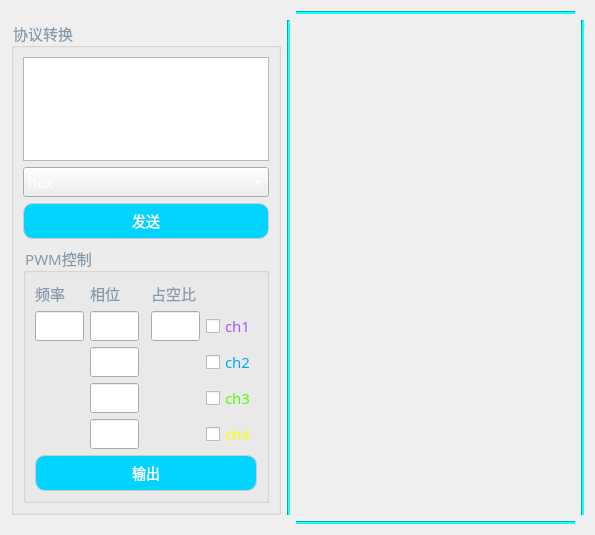
      <widget class="QWidget" name="serial_debug__tab">
       <attribute name="title">
        <string>串口调试助手</string>
       </attribute>
       <layout class="QGridLayout" name="gridLayout_16">
        <item row="0" column="1">
         <layout class="QGridLayout" name="gridLayout_15" columnstretch="1,0,4,0">
          <item row="1" column="0">
           <widget class="QGroupBox" name="groupBox_4">
            <property name="sizePolicy">
             <sizepolicy hsizetype="Expanding" vsizetype="Expanding">
              <horstretch>0</horstretch>
              <verstretch>0</verstretch>
             </sizepolicy>
            </property>
            <property name="font">
             <font>
              <family>宋体</family>
              <pointsize>11</pointsize>
             </font>
            </property>
            <property name="styleSheet">
             <string notr="true">color: #8899aa;</string>
            </property>
            <property name="title">
             <string>协议转换</string>
            </property>
            <layout class="QGridLayout" name="gridLayout_18">
             <item row="1" column="0">
              <widget class="QGroupBox" name="groupBox_5">
               <property name="sizePolicy">
                <sizepolicy hsizetype="Expanding" vsizetype="Expanding">
                 <horstretch>0</horstretch>
                 <verstretch>0</verstretch>
                </sizepolicy>
               </property>
               <property name="font">
                <font>
                 <family>微软雅黑</family>
                 <pointsize>11</pointsize>
                </font>
               </property>
               <property name="title">
                <string>PWM控制</string>
               </property>
               <layout class="QGridLayout" name="gridLayout_20">
                <item row="0" column="0">
                 <layout class="QGridLayout" name="gridLayout_19" rowstretch="0,0,0,0,0,0,0" columnstretch="1,1,0,1,1">
                  <item row="2" column="1">
                   <widget class="QLineEdit" name="ch1_pha_edit">
                    <property name="sizePolicy">
                     <sizepolicy hsizetype="Expanding" vsizetype="Expanding">
                      <horstretch>0</horstretch>
                      <verstretch>0</verstretch>
                     </sizepolicy>
                    </property>
                    <property name="font">
                     <font>
                      <family>微软雅黑</family>
                      <pointsize>11</pointsize>
                     </font>
                    </property>
                    <property name="styleSheet">
                     <string notr="true">color:rgb(255, 255, 255)</string>
                    </property>
                   </widget>
                  </item>
                  <item row="5" column="4">
                   <widget class="QCheckBox" name="ch4_check">
                    <property name="sizePolicy">
                     <sizepolicy hsizetype="Expanding" vsizetype="Expanding">
                      <horstretch>0</horstretch>
                      <verstretch>0</verstretch>
                     </sizepolicy>
                    </property>
                    <property name="font">
                     <font>
                      <family>微软雅黑</family>
                      <pointsize>11</pointsize>
                     </font>
                    </property>
                    <property name="styleSheet">
                     <string notr="true">color: rgb(255, 255, 0)</string>
                    </property>
                    <property name="text">
                     <string>ch4</string>
                    </property>
                    <property name="checked">
                     <bool>false</bool>
                    </property>
                   </widget>
                  </item>
                  <item row="2" column="3">
                   <widget class="QLineEdit" name="duty_edit">
                    <property name="sizePolicy">
                     <sizepolicy hsizetype="Expanding" vsizetype="Expanding">
                      <horstretch>0</horstretch>
                      <verstretch>0</verstretch>
                     </sizepolicy>
                    </property>
                    <property name="font">
                     <font>
                      <family>微软雅黑</family>
                      <pointsize>11</pointsize>
                     </font>
                    </property>
                    <property name="styleSheet">
                     <string notr="true">color:rgb(255, 255, 255)</string>
                    </property>
                   </widget>
                  </item>
                  <item row="4" column="1">
                   <widget class="QLineEdit" name="ch3_pha_edit">
                    <property name="sizePolicy">
                     <sizepolicy hsizetype="Expanding" vsizetype="Expanding">
                      <horstretch>0</horstretch>
                      <verstretch>0</verstretch>
                     </sizepolicy>
                    </property>
                    <property name="font">
                     <font>
                      <family>微软雅黑</family>
                      <pointsize>11</pointsize>
                     </font>
                    </property>
                    <property name="styleSheet">
                     <string notr="true">color:rgb(255, 255, 255)</string>
                    </property>
                   </widget>
                  </item>
                  <item row="2" column="4">
                   <widget class="QCheckBox" name="ch1_check">
                    <property name="sizePolicy">
                     <sizepolicy hsizetype="Expanding" vsizetype="Expanding">
                      <horstretch>0</horstretch>
                      <verstretch>0</verstretch>
                     </sizepolicy>
                    </property>
                    <property name="font">
                     <font>
                      <family>微软雅黑</family>
                      <pointsize>11</pointsize>
                     </font>
                    </property>
                    <property name="styleSheet">
                     <string notr="true">color: rgb(170, 85, 255)
</string>
                    </property>
                    <property name="text">
                     <string>ch1</string>
                    </property>
                    <property name="checked">
                     <bool>false</bool>
                    </property>
                    <property name="tristate">
                     <bool>false</bool>
                    </property>
                   </widget>
                  </item>
                  <item row="3" column="1">
                   <widget class="QLineEdit" name="ch2_pha_edit">
                    <property name="sizePolicy">
                     <sizepolicy hsizetype="Expanding" vsizetype="Expanding">
                      <horstretch>0</horstretch>
                      <verstretch>0</verstretch>
                     </sizepolicy>
                    </property>
                    <property name="font">
                     <font>
                      <family>微软雅黑</family>
                      <pointsize>11</pointsize>
                     </font>
                    </property>
                    <property name="styleSheet">
                     <string notr="true">color:rgb(255, 255, 255)</string>
                    </property>
                   </widget>
                  </item>
                  <item row="3" column="0" rowspan="3">
                   <spacer name="verticalSpacer_3">
                    <property name="orientation">
                     <enum>Qt::Vertical</enum>
                    </property>
                    <property name="sizeHint" stdset="0">
                     <size>
                      <width>20</width>
                      <height>40</height>
                     </size>
                    </property>
                   </spacer>
                  </item>
                  <item row="6" column="0" colspan="5">
                   <widget class="QPushButton" name="output_btn">
                    <property name="sizePolicy">
                     <sizepolicy hsizetype="Expanding" vsizetype="Expanding">
                      <horstretch>0</horstretch>
                      <verstretch>0</verstretch>
                     </sizepolicy>
                    </property>
                    <property name="styleSheet">
                     <string notr="true">QPushButton {
    /* 正常状态 */
    background-color: #00D4FF; /* 浅灰背景 */
    color: #ffffff; /* 深灰文字 */
    border: 1px solid #cccccc;
    border-radius: 10px;
    padding: 6px 12px;
    font-size: 14px;
}


QPushButton:pressed {
    /* 按压状态（核心效果） */
    background-color: #3B82F6; /* 蓝色背景 */
    color: white; /* 白色文字（与正常状态反转） */
    border-color: #2563EB; /* 深蓝边框 */
}

QPushButton:disabled {
    /* 禁用状态（可选） */
    background-color: #f5f5f5;
    color: #999999;
    border-color: #dddddd;
}</string>
                    </property>
                    <property name="text">
                     <string>输出</string>
                    </property>
                   </widget>
                  </item>
                  <item row="1" column="1">
                   <widget class="QLabel" name="label_19">
                    <property name="sizePolicy">
                     <sizepolicy hsizetype="Expanding" vsizetype="Expanding">
                      <horstretch>0</horstretch>
                      <verstretch>0</verstretch>
                     </sizepolicy>
                    </property>
                    <property name="font">
                     <font>
                      <family>宋体</family>
                      <pointsize>11</pointsize>
                     </font>
                    </property>
                    <property name="text">
                     <string>相位</string>
                    </property>
                   </widget>
                  </item>
                  <item row="1" column="3" colspan="2">
                   <widget class="QLabel" name="label_10">
                    <property name="sizePolicy">
                     <sizepolicy hsizetype="Expanding" vsizetype="Expanding">
                      <horstretch>0</horstretch>
                      <verstretch>0</verstretch>
                     </sizepolicy>
                    </property>
                    <property name="font">
                     <font>
                      <family>宋体</family>
                      <pointsize>11</pointsize>
                     </font>
                    </property>
                    <property name="text">
                     <string>占空比</string>
                    </property>
                   </widget>
                  </item>
                  <item row="3" column="3" rowspan="3">
                   <spacer name="verticalSpacer">
                    <property name="orientation">
                     <enum>Qt::Vertical</enum>
                    </property>
                    <property name="sizeHint" stdset="0">
                     <size>
                      <width>20</width>
                      <height>40</height>
                     </size>
                    </property>
                   </spacer>
                  </item>
                  <item row="3" column="4">
                   <widget class="QCheckBox" name="ch2_check">
                    <property name="sizePolicy">
                     <sizepolicy hsizetype="Expanding" vsizetype="Expanding">
                      <horstretch>0</horstretch>
                      <verstretch>0</verstretch>
                     </sizepolicy>
                    </property>
                    <property name="font">
                     <font>
                      <family>微软雅黑</family>
                      <pointsize>11</pointsize>
                     </font>
                    </property>
                    <property name="styleSheet">
                     <string notr="true">color:rgb(0, 170, 255);</string>
                    </property>
                    <property name="text">
                     <string>ch2</string>
                    </property>
                    <property name="checked">
                     <bool>false</bool>
                    </property>
                   </widget>
                  </item>
                  <item row="5" column="1">
                   <widget class="QLineEdit" name="ch4_pha_edit">
                    <property name="sizePolicy">
                     <sizepolicy hsizetype="Expanding" vsizetype="Expanding">
                      <horstretch>0</horstretch>
                      <verstretch>0</verstretch>
                     </sizepolicy>
                    </property>
                    <property name="font">
                     <font>
                      <family>微软雅黑</family>
                      <pointsize>11</pointsize>
                     </font>
                    </property>
                    <property name="styleSheet">
                     <string notr="true">color:rgb(255, 255, 255)</string>
                    </property>
                   </widget>
                  </item>
                  <item row="4" column="4">
                   <widget class="QCheckBox" name="ch3_check">
                    <property name="sizePolicy">
                     <sizepolicy hsizetype="Expanding" vsizetype="Expanding">
                      <horstretch>0</horstretch>
                      <verstretch>0</verstretch>
                     </sizepolicy>
                    </property>
                    <property name="font">
                     <font>
                      <family>微软雅黑</family>
                      <pointsize>11</pointsize>
                     </font>
                    </property>
                    <property name="styleSheet">
                     <string notr="true">color: rgb(85, 255, 0);</string>
                    </property>
                    <property name="text">
                     <string>ch3</string>
                    </property>
                    <property name="checked">
                     <bool>false</bool>
                    </property>
                   </widget>
                  </item>
                  <item row="1" column="0">
                   <widget class="QLabel" name="label_20">
                    <property name="sizePolicy">
                     <sizepolicy hsizetype="Expanding" vsizetype="Expanding">
                      <horstretch>0</horstretch>
                      <verstretch>0</verstretch>
                     </sizepolicy>
                    </property>
                    <property name="font">
                     <font>
                      <family>宋体</family>
                      <pointsize>11</pointsize>
                     </font>
                    </property>
                    <property name="text">
                     <string>频率</string>
                    </property>
                   </widget>
                  </item>
                  <item row="2" column="0">
                   <widget class="QLineEdit" name="all_fre_edit">
                    <property name="sizePolicy">
                     <sizepolicy hsizetype="Expanding" vsizetype="Expanding">
                      <horstretch>0</horstretch>
                      <verstretch>0</verstretch>
                     </sizepolicy>
                    </property>
                    <property name="font">
                     <font>
                      <family>微软雅黑</family>
                      <pointsize>11</pointsize>
                     </font>
                    </property>
                    <property name="styleSheet">
                     <string notr="true">color:rgb(255, 255, 255)</string>
                    </property>
                   </widget>
                  </item>
                 </layout>
                </item>
               </layout>
              </widget>
             </item>
             <item row="0" column="0">
              <layout class="QGridLayout" name="gridLayout_17" rowstretch="4,0,0">
               <item row="1" column="0">
                <widget class="QComboBox" name="encode_box">
                 <property name="sizePolicy">
                  <sizepolicy hsizetype="Expanding" vsizetype="Expanding">
                   <horstretch>0</horstretch>
                   <verstretch>0</verstretch>
                  </sizepolicy>
                 </property>
                 <property name="font">
                  <font>
                   <family>微软雅黑</family>
                   <pointsize>11</pointsize>
                  </font>
                 </property>
                 <property name="styleSheet">
                  <string notr="true">color:rgb(255, 255, 255)</string>
                 </property>
                 <item>
                  <property name="text">
                   <string>hex</string>
                  </property>
                 </item>
                 <item>
                  <property name="text">
                   <string>asc</string>
                  </property>
                 </item>
                </widget>
               </item>
               <item row="2" column="0">
                <widget class="QPushButton" name="trans_btn">
                 <property name="sizePolicy">
                  <sizepolicy hsizetype="Expanding" vsizetype="Expanding">
                   <horstretch>0</horstretch>
                   <verstretch>0</verstretch>
                  </sizepolicy>
                 </property>
                 <property name="font">
                  <font>
                   <family>宋体</family>
                   <pointsize>-1</pointsize>
                  </font>
                 </property>
                 <property name="styleSheet">
                  <string notr="true">QPushButton {
    /* 正常状态 */
    background-color: #00D4FF; /* 浅灰背景 */
    color: #ffffff; /* 深灰文字 */
    border: 1px solid #cccccc;
    border-radius: 10px;
    padding: 6px 12px;
    font-size: 14px;
}


QPushButton:pressed {
    /* 按压状态（核心效果） */
    background-color: #3B82F6; /* 蓝色背景 */
    color: white; /* 白色文字（与正常状态反转） */
    border-color: #2563EB; /* 深蓝边框 */
}

QPushButton:disabled {
    /* 禁用状态（可选） */
    background-color: #f5f5f5;
    color: #999999;
    border-color: #dddddd;
}</string>
                 </property>
                 <property name="text">
                  <string>发送</string>
                 </property>
                </widget>
               </item>
               <item row="0" column="0">
                <widget class="QTextEdit" name="uart_edit">
                 <property name="font">
                  <font>
                   <family>微软雅黑</family>
                   <pointsize>11</pointsize>
                  </font>
                 </property>
                 <property name="styleSheet">
                  <string notr="true">color:rgb(255, 255, 255)</string>
                 </property>
                 <property name="frameShape">
                  <enum>QFrame::StyledPanel</enum>
                 </property>
                 <property name="frameShadow">
                  <enum>QFrame::Raised</enum>
                 </property>
                 <property name="lineWidth">
                  <number>1</number>
                 </property>
                 <property name="verticalScrollBarPolicy">
                  <enum>Qt::ScrollBarAsNeeded</enum>
                 </property>
                 <property name="horizontalScrollBarPolicy">
                  <enum>Qt::ScrollBarAsNeeded</enum>
                 </property>
                 <property name="sizeAdjustPolicy">
                  <enum>QAbstractScrollArea::AdjustToContents</enum>
                 </property>
                 <property name="tabChangesFocus">
                  <bool>false</bool>
                 </property>
                </widget>
               </item>
              </layout>
             </item>
            </layout>
           </widget>
          </item>
          <item row="0" column="2">
           <widget class="Line" name="line_19">
            <property name="styleSheet">
             <string notr="true">background-color:rgb(0, 255, 255)</string>
            </property>
            <property name="orientation">
             <enum>Qt::Horizontal</enum>
            </property>
           </widget>
          </item>
          <item row="2" column="2">
           <widget class="Line" name="line_17">
            <property name="styleSheet">
             <string notr="true">background-color:rgb(0, 255, 255)</string>
            </property>
            <property name="orientation">
             <enum>Qt::Horizontal</enum>
            </property>
           </widget>
          </item>
          <item row="1" column="3">
           <widget class="Line" name="line_18">
            <property name="styleSheet">
             <string notr="true">background-color:rgb(0, 255, 255)</string>
            </property>
            <property name="orientation">
             <enum>Qt::Vertical</enum>
            </property>
           </widget>
          </item>
          <item row="1" column="1">
           <widget class="Line" name="line_20">
            <property name="styleSheet">
             <string notr="true">background-color:rgb(0, 255, 255)</string>
            </property>
            <property name="orientation">
             <enum>Qt::Vertical</enum>
            </property>
           </widget>
          </item>
         </layout>
        </item>
       </layout>
      </widget>
